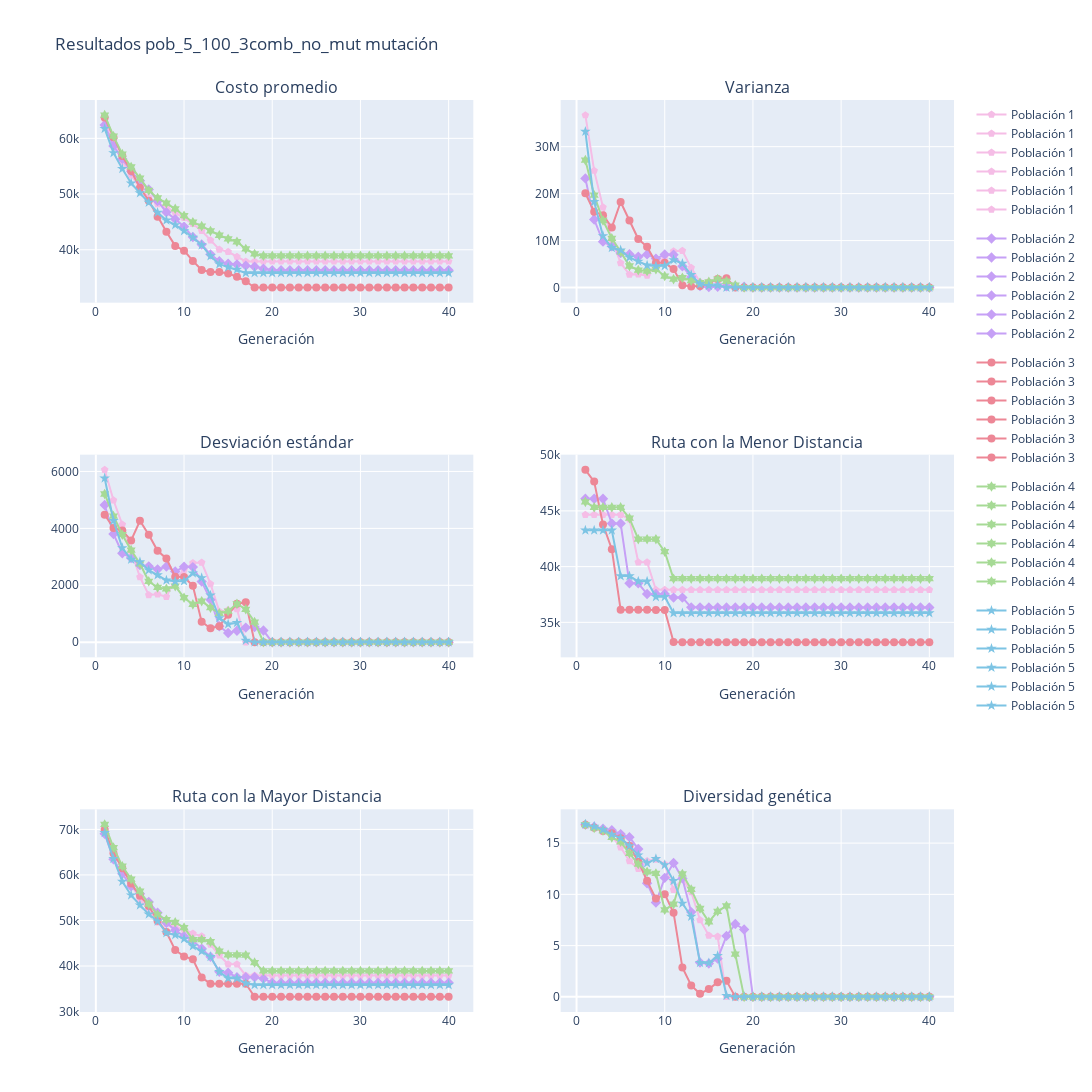

The cell this chart's notebook holds for it:
### Code cell
show_report(resultados6, max_gen_, msg=f"Resultados {exp_name6} mutación")
